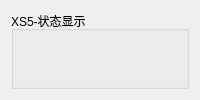
           <widget class="QWidget" name="page_4">
            <layout class="QGridLayout" name="gridLayout_12">
             <item row="0" column="0">
              <widget class="QGroupBox" name="groupBox_5">
               <property name="title">
                <string>XS5-状态显示</string>
               </property>
               <layout class="QGridLayout" name="gridLayout_8">
                <item row="1" column="1">
                 <layout class="QVBoxLayout" name="verticalLayout_8">
                  <item>
                   <widget class="FrLight" name="widget_34" native="true">
                    <widget class="QLabel" name="label_48">
                     <property name="geometry">
                      <rect>
                       <x>60</x>
                       <y>0</y>
                       <width>207</width>
                       <height>48</height>
                      </rect>
                     </property>
                     <property name="text">
                      <string>左开门到位指示灯</string>
                     </property>
                    </widget>
                   </widget>
                  </item>
                 </layout>
                </item>
                <item row="1" column="2">
                 <layout class="QVBoxLayout" name="verticalLayout_11">
                  <item>
                   <widget class="FrLight" name="widget_37" native="true">
                    <widget class="QLabel" name="label_51">
                     <property name="geometry">
                      <rect>
                       <x>60</x>
                       <y>0</y>
                       <width>206</width>
                       <height>48</height>
                      </rect>
                     </property>
                     <property name="text">
                      <string>左主弹箱到位</string>
                     </property>
                    </widget>
                   </widget>
                  </item>
                 </layout>
                </item>
                <item row="1" column="3">
                 <layout class="QVBoxLayout" name="verticalLayout_14">
                  <item>
                   <widget class="FrLight" name="widget_40" native="true">
                    <widget class="QLabel" name="label_54">
                     <property name="geometry">
                      <rect>
                       <x>60</x>
                       <y>0</y>
                       <width>207</width>
                       <height>48</height>
                      </rect>
                     </property>
                     <property name="text">
                      <string>右副弹箱到位</string>
                     </property>
                    </widget>
                   </widget>
                  </item>
                 </layout>
                </item>
                <item row="1" column="4">
                 <layout class="QVBoxLayout" name="verticalLayout_17">
                  <item>
                   <widget class="FrLight" name="widget_43" native="true">
                    <widget class="QLabel" name="label_57">
                     <property name="geometry">
                      <rect>
                       <x>70</x>
                       <y>10</y>
                       <width>151</width>
                       <height>31</height>
                      </rect>
                     </property>
                     <property name="text">
                      <string>高低解脱指示灯</string>
                     </property>
                    </widget>
                   </widget>
                  </item>
                 </layout>
                </item>
                <item row="0" column="2">
                 <layout class="QVBoxLayout" name="verticalLayout_10">
                  <item>
                   <widget class="FrLight" name="widget_36" native="true">
                    <widget class="QLabel" name="label_50">
                     <property name="geometry">
                      <rect>
                       <x>80</x>
                       <y>0</y>
                       <width>215</width>
                       <height>54</height>
                      </rect>
                     </property>
                     <property name="text">
                      <string>射界指示灯</string>
                     </property>
                    </widget>
                   </widget>
                  </item>
                 </layout>
                </item>
                <item row="0" column="6">
                 <layout class="QVBoxLayout" name="verticalLayout_22">
                  <item>
                   <widget class="FrLight" name="widget_48" native="true">
                    <widget class="QLabel" name="label_62">
                     <property name="geometry">
                      <rect>
                       <x>70</x>
                       <y>0</y>
                       <width>206</width>
                       <height>48</height>
                      </rect>
                     </property>
                     <property name="text">
                      <string>左压弹器到位</string>
                     </property>
                    </widget>
                   </widget>
                  </item>
                 </layout>
                </item>
                <item row="1" column="0">
                 <layout class="QVBoxLayout" name="verticalLayout_5">
                  <item>
                   <widget class="FrLight" name="widget_62" native="true">
                    <widget class="QLabel" name="label_31">
                     <property name="geometry">
                      <rect>
                       <x>70</x>
                       <y>0</y>
                       <width>206</width>
                       <height>48</height>
                      </rect>
                     </property>
                     <property name="text">
                      <string>舱门指示灯</string>
                     </property>
                    </widget>
                   </widget>
                  </item>
                 </layout>
                </item>
                <item row="0" column="1">
                 <layout class="QVBoxLayout" name="verticalLayout_7">
                  <item>
                   <widget class="FrLight" name="widget_33" native="true">
                    <widget class="QLabel" name="label_47">
                     <property name="geometry">
                      <rect>
                       <x>80</x>
                       <y>0</y>
                       <width>131</width>
                       <height>48</height>
                      </rect>
                     </property>
                     <property name="text">
                      <string>弹尽右内告警</string>
                     </property>
                    </widget>
                   </widget>
                  </item>
                 </layout>
                </item>
                <item row="0" column="3">
                 <layout class="QVBoxLayout" name="verticalLayout_13">
                  <item>
                   <widget class="FrLight" name="widget_39" native="true">
                    <widget class="QLabel" name="label_53">
                     <property name="geometry">
                      <rect>
                       <x>60</x>
                       <y>0</y>
                       <width>121</width>
                       <height>48</height>
                      </rect>
                     </property>
                     <property name="text">
                      <string>左副弹箱到位</string>
                     </property>
                    </widget>
                   </widget>
                  </item>
                 </layout>
                </item>
                <item row="0" column="0">
                 <layout class="QVBoxLayout" name="verticalLayout_4">
                  <item>
                   <widget class="FrLight" name="widget_4" native="true">
                    <widget class="QLabel" name="label_5">
                     <property name="geometry">
                      <rect>
                       <x>70</x>
                       <y>0</y>
                       <width>215</width>
                       <height>54</height>
                      </rect>
                     </property>
                     <property name="text">
                      <string>扣机电源提示</string>
                     </property>
                    </widget>
                   </widget>
                  </item>
                 </layout>
                </item>
                <item row="0" column="5">
                 <layout class="QVBoxLayout" name="verticalLayout_19">
                  <item>
                   <widget class="FrLight" name="widget_45" native="true">
                    <widget class="QLabel" name="label_59">
                     <property name="geometry">
                      <rect>
                       <x>60</x>
                       <y>0</y>
                       <width>207</width>
                       <height>48</height>
                      </rect>
                     </property>
                     <property name="text">
                      <string>方位机动指示灯</string>
                     </property>
                    </widget>
                   </widget>
                  </item>
                 </layout>
                </item>
                <item row="0" column="4">
                 <layout class="QVBoxLayout" name="verticalLayout_16">
                  <item>
                   <widget class="FrLight" name="widget_42" native="true">
                    <widget class="QLabel" name="label_56">
                     <property name="geometry">
                      <rect>
                       <x>70</x>
                       <y>0</y>
                       <width>206</width>
                       <height>48</height>
                      </rect>
                     </property>
                     <property name="text">
                      <string>高低机动指示灯</string>
                     </property>
                    </widget>
                   </widget>
                  </item>
                 </layout>
                </item>
                <item row="1" column="6">
                 <layout class="QVBoxLayout" name="verticalLayout_23">
                  <item>
                   <widget class="FrLight" name="widget_49" native="true">
                    <widget class="QLabel" name="label_63">
                     <property name="geometry">
                      <rect>
                       <x>70</x>
                       <y>0</y>
                       <width>206</width>
                       <height>48</height>
                      </rect>
                     </property>
                     <property name="text">
                      <string>右压弹箱到位</string>
                     </property>
                    </widget>
                   </widget>
                  </item>
                 </layout>
                </item>
                <item row="1" column="5">
                 <layout class="QVBoxLayout" name="verticalLayout_20">
                  <item>
                   <widget class="FrLight" name="widget_46" native="true">
                    <widget class="QLabel" name="label_60">
                     <property name="geometry">
                      <rect>
                       <x>60</x>
                       <y>0</y>
                       <width>207</width>
                       <height>48</height>
                      </rect>
                     </property>
                     <property name="text">
                      <string>方位解脱指示灯</string>
                     </property>
                    </widget>
                   </widget>
                  </item>
                 </layout>
                </item>
                <item row="2" column="3">
                 <layout class="QVBoxLayout" name="verticalLayout_15">
                  <item>
                   <widget class="FrLight" name="widget_41" native="true">
                    <widget class="QLabel" name="label_55">
                     <property name="geometry">
                      <rect>
                       <x>50</x>
                       <y>0</y>
                       <width>207</width>
                       <height>48</height>
                      </rect>
                     </property>
                     <property name="text">
                      <string>高角极限指示灯</string>
                     </property>
                    </widget>
                   </widget>
                  </item>
                 </layout>
                </item>
                <item row="2" column="1">
                 <layout class="QVBoxLayout" name="verticalLayout_9">
                  <item>
                   <widget class="FrLight" name="widget_35" native="true">
                    <widget class="QLabel" name="label_49">
                     <property name="geometry">
                      <rect>
                       <x>40</x>
                       <y>0</y>
                       <width>207</width>
                       <height>48</height>
                      </rect>
                     </property>
                     <property name="text">
                      <string>右开门到位指示灯</string>
                     </property>
                    </widget>
                   </widget>
                  </item>
                 </layout>
                </item>
                <item row="2" column="2">
                 <layout class="QVBoxLayout" name="verticalLayout_12">
                  <item>
                   <widget class="FrLight" name="widget_38" native="true">
                    <widget class="QLabel" name="label_52">
                     <property name="geometry">
                      <rect>
                       <x>60</x>
                       <y>0</y>
                       <width>206</width>
                       <height>48</height>
                      </rect>
                     </property>
                     <property name="text">
                      <string>右主弹箱到位</string>
                     </property>
                    </widget>
                   </widget>
                  </item>
                 </layout>
                </item>
                <item row="2" column="0">
                 <layout class="QVBoxLayout" name="verticalLayout_6">
                  <item>
                   <widget class="FrLight" name="widget_32" native="true">
                    <widget class="QLabel" name="label_46">
                     <property name="geometry">
                      <rect>
                       <x>60</x>
                       <y>0</y>
                       <width>206</width>
                       <height>48</height>
                      </rect>
                     </property>
                     <property name="text">
                      <string>弹尽左内告警</string>
                     </property>
                    </widget>
                   </widget>
                  </item>
                 </layout>
                </item>
                <item row="2" column="4">
                 <layout class="QVBoxLayout" name="verticalLayout_18">
                  <item>
                   <widget class="FrLight" name="widget_44" native="true">
                    <widget class="QLabel" name="label_58">
                     <property name="geometry">
                      <rect>
                       <x>60</x>
                       <y>0</y>
                       <width>206</width>
                       <height>48</height>
                      </rect>
                     </property>
                     <property name="text">
                      <string>低角极限指示灯</string>
                     </property>
                    </widget>
                   </widget>
                  </item>
                 </layout>
                </item>
               </layout>
              </widget>
             </item>
            </layout>
           </widget>
